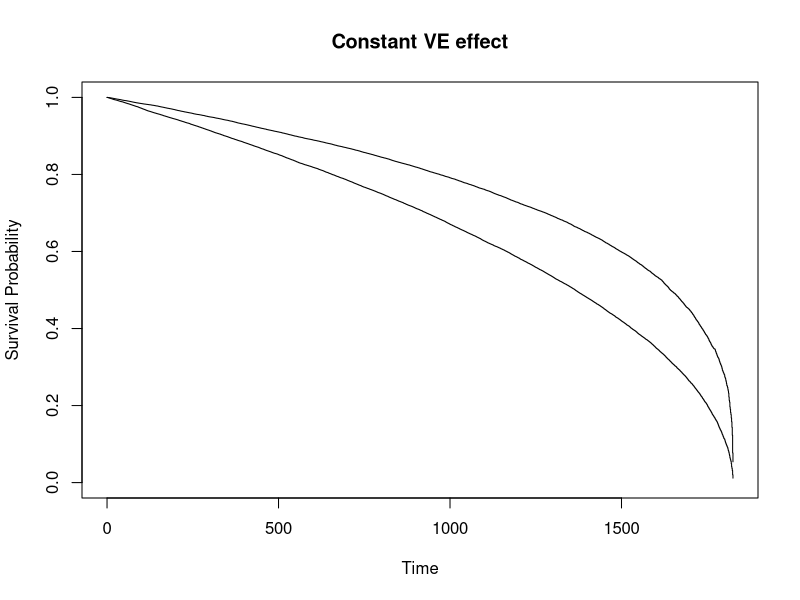
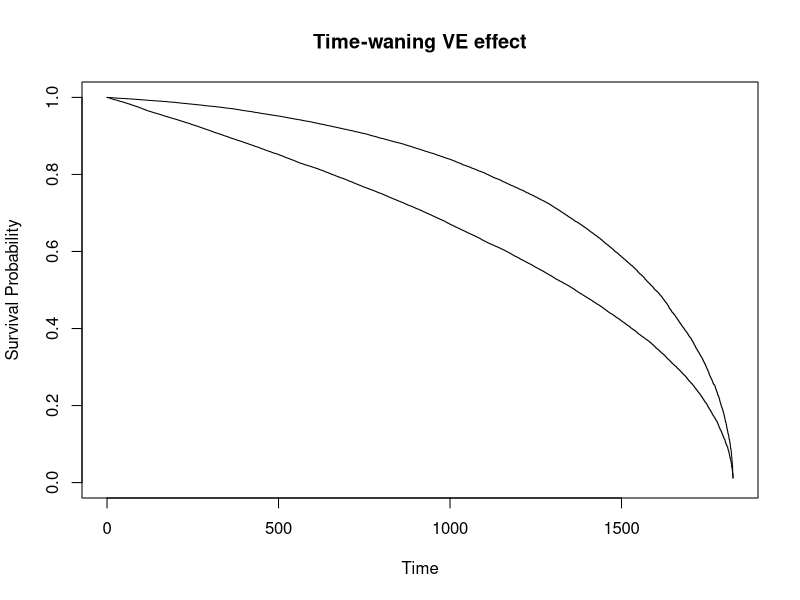
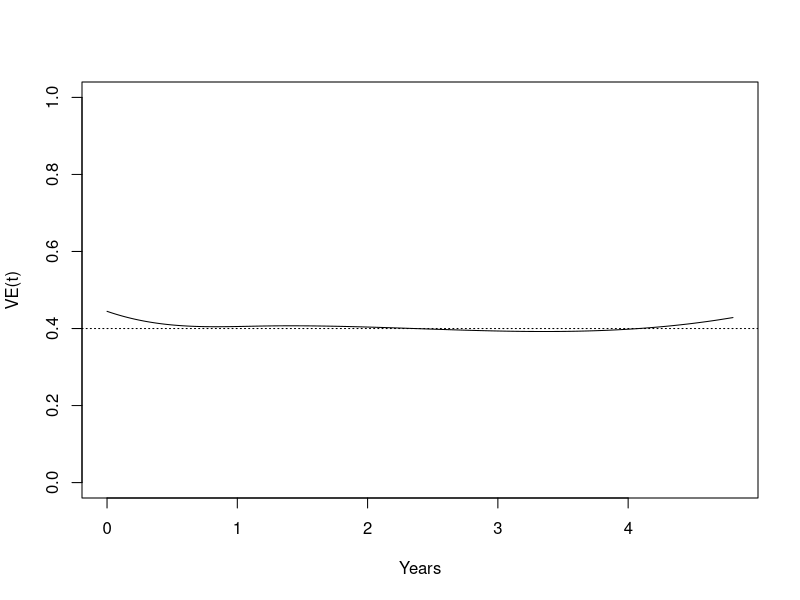
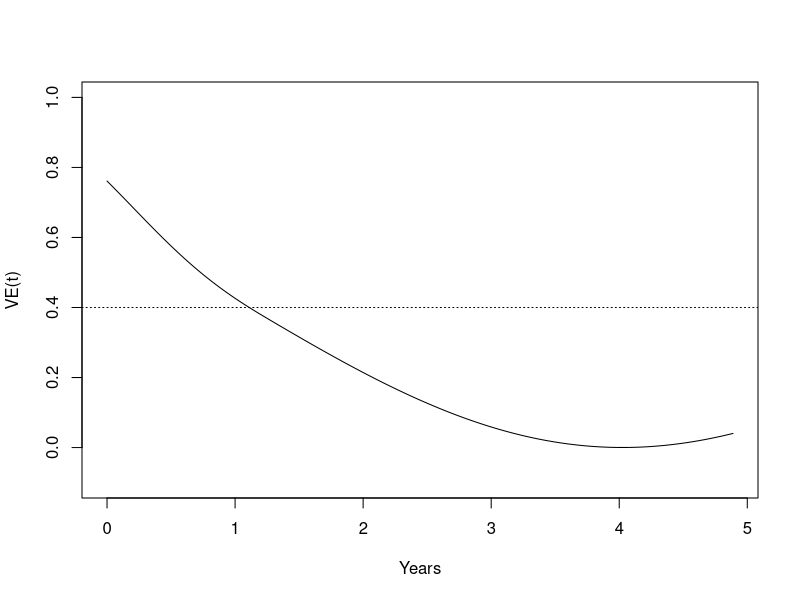

Recreate these plots in R, in order.
#### Practice proportional hazards testing of schoenfeld residuals ####
library(survival)

#### Create Fictional OCV data ####
years = 5
samples = 100000
VE = 0.4  # Only works right now for VE < 0.5 because I'm assuming linear decay of VE to zero, with the mean centered at VE
event_prob_untreated <- 0.5
event_prob_treated <- event_prob_untreated*(1-VE)
fake_ocv <- data.frame(ID = 1:samples,
                       treat = rep(c(0,1), each = samples/2),
                       time = round(c(runif(n=samples/2, min = 1, max = 365*years), runif(n=samples/2, min = 1, max = 365*years))),
                       event = c(rbinom(n = samples/2, size = 1, prob = event_prob_untreated), rbinom(n = samples/2, size = 1, prob = event_prob_treated)))

# Add a time-varying effect that is strong at first and then gets weaker
fake_ocv <- fake_ocv[order(fake_ocv$treat, fake_ocv$time),] # Sort by treatment status, then time
fake_ocv$event_tv <- fake_ocv$event
fake_ocv[(samples/2+1):samples, "event_tv"] <- sapply(seq(event_prob_untreated -(event_prob_untreated - event_prob_treated)*2, event_prob_untreated, length.out = samples/2), function(x) rbinom(n=1, size=1, prob = x))

#### Confirm behavior of Fictional Data ####
# Calculate VE via 1-RR
VE
1 - mean(fake_ocv[fake_ocv$treat == 1, "event"]) / mean(fake_ocv[fake_ocv$treat == 0, "event"])
1 - mean(fake_ocv[fake_ocv$treat == 1, "event_tv"]) / mean(fake_ocv[fake_ocv$treat == 0, "event_tv"]) # Biased downwards b/c sample size larger earlier

# Calculate Hazard Ratio over all time
event_prob_treated/event_prob_untreated
summary(coxph(Surv(time,event) ~ treat, data=fake_ocv))[c("coefficients", "conf.int")]
summary(coxph(Surv(time,event_tv) ~ treat, data=fake_ocv))[c("coefficients", "conf.int")] 

# Compare Hazard Ratio in first half to second half
summary(coxph(Surv(time,event_tv) ~ treat, data=fake_ocv[fake_ocv$time < max(fake_ocv$time)/2,]))[c("coefficients", "conf.int")]
summary(coxph(Surv(time,event_tv) ~ treat, data=fake_ocv[fake_ocv$time > max(fake_ocv$time)/2,]))[c("coefficients", "conf.int")]

# Plot survival curves 
plot(survfit(formula = Surv(time, event)~ treat, data = fake_ocv, conf.type="none"), xlab="Time", ylab="Survival Probability", main = "Constant VE effect")
plot(survfit(formula = Surv(time, event_tv)~ treat, data = fake_ocv, conf.type="none"), xlab="Time", ylab="Survival Probability", main = "Time-waning VE effect")

#### Including Time Dependent Covariates in the Cox Model - static VE ####
time.dep <- coxph( Surv(time, event)~treat,data = fake_ocv,
                   method="breslow", na.action=na.exclude)
(time.dep.zph <- cox.zph(time.dep))
# plot(time.dep.zph, main = "Constant VE effect")

time.dep.zph.df <- data.frame(x = as.numeric(time.dep.zph$x), y = as.numeric(time.dep.zph$y))

# ggplot(time.dep.zph.df, aes(x=x, y=y)) + geom_point() + stat_smooth(method="lm", formula = y ~ splines::bs(x,4))

time.dep.zph.df.spline <- lm(time.dep.zph.df$y ~ splines::bs(time.dep.zph.df$x,4))
plot(time.dep.zph.df$x*years, 1-exp(time.dep.zph.df.spline$fitted.values), ylim = c(0,1), type = "l", ylab = "VE(t)", xlab = "Years")
abline(h = VE, lty = 3)

#### Including Time Dependent Covariates in the Cox Model - waning VE ####
time.dep.tv <- coxph( Surv(time, event_tv)~treat,data = fake_ocv,
                   method="breslow", na.action=na.exclude)
(time.dep.zph.tv <- cox.zph(time.dep.tv))
# plot(time.dep.zph.tv, main = "Time-waning VE effect", df=4) # Fits a spline (defualt df=4)

time.dep.zph.tv.df <- data.frame(x = as.numeric(time.dep.zph.tv$x), y = as.numeric(time.dep.zph.tv$y))
# ggplot(time.dep.zph.tv.df, aes(x=x, y=y)) + geom_point() + stat_smooth(method="lm", formula = y ~ splines::bs(x,4))

time.dep.zph.tv.df.spline <- lm(time.dep.zph.tv.df$y ~ splines::bs(time.dep.zph.tv.df$x,4))
plot(time.dep.zph.tv.df$x*years, 1-exp(time.dep.zph.tv.df.spline$fitted.values), ylim = c(-.1,1), type = "l", ylab = "VE(t)", xlab = "Years")
abline(h = VE, lty = 3)

